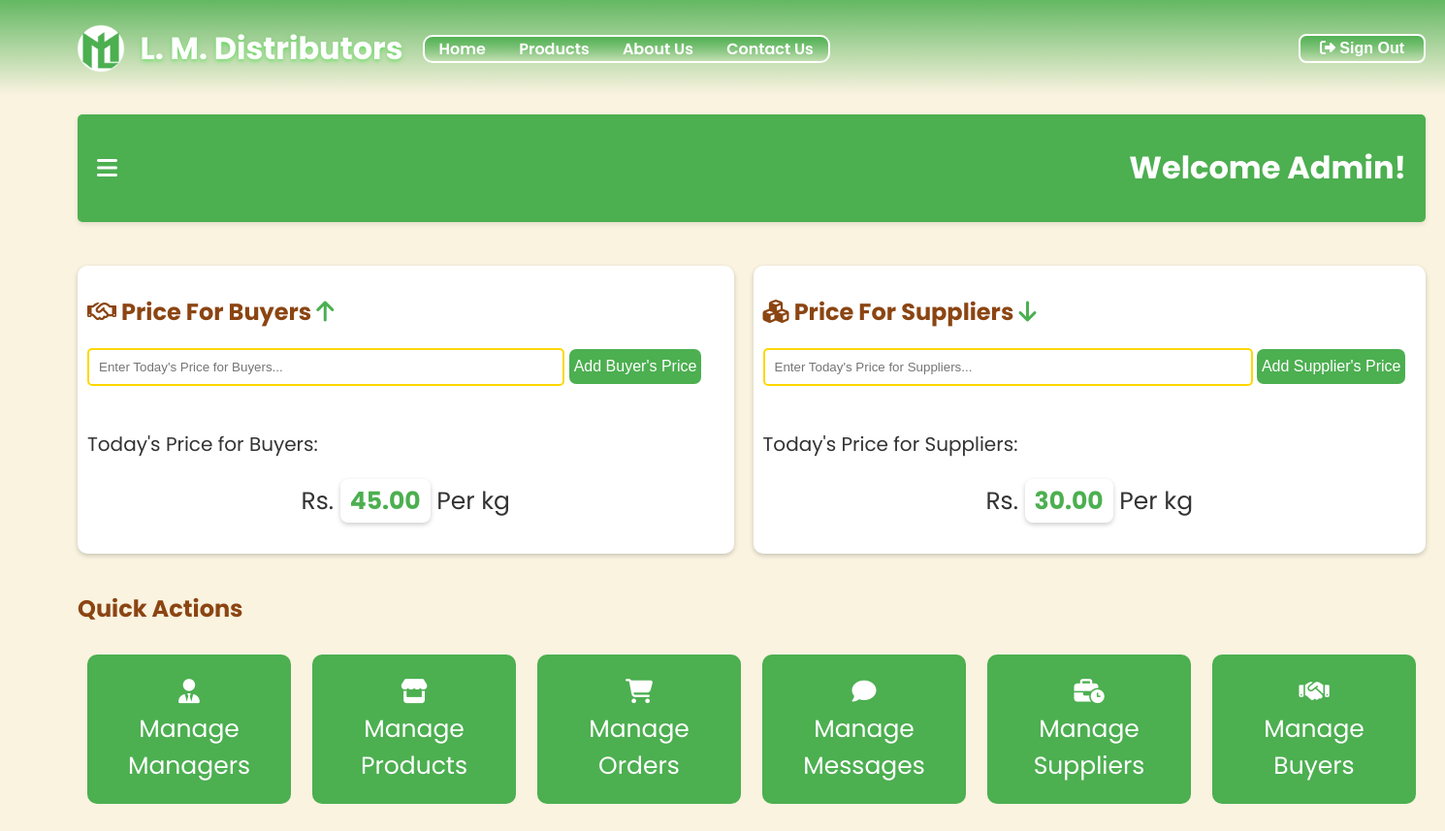
Before: /todayPrice.php (signed in) with the older database file.
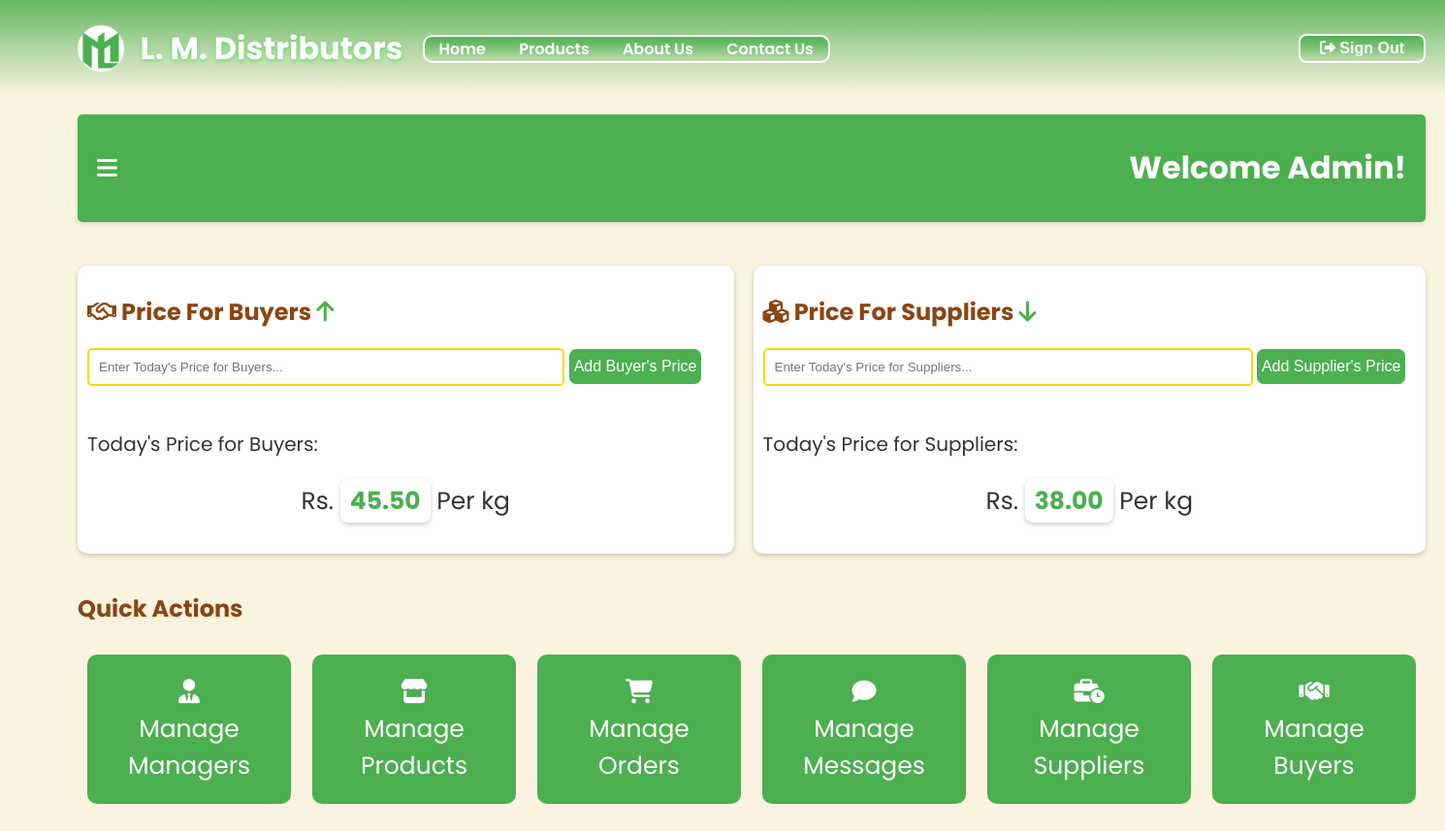
After: the same page with the newer database file.
### tables this page shows
CREATE TABLE `buyerprice` (
  `bPID` int(11) NOT NULL,
  `price` decimal(10,2) NOT NULL,
  `date` date DEFAULT NULL
);

CREATE TABLE `supplyerprice` (
  `sPID` int(11) NOT NULL,
  `price` decimal(10,2) NOT NULL,
  `date` date DEFAULT NULL
);

### todayPrice.php (the view, shortened to what this page needs)
<?php
include_once 'config.php';
if(!isset($_SESSION['user_fName'])) {
    header('Location: login.php');
    exit();
}
else {
    $dob = $_SESSION['user_dob'];
    $today = date('m-d');
    $birthday = date('m-d', strtotime($dob));
    if($today == $birthday) {
        $greeting = "Happy Birthday ".htmlspecialchars($_SESSION['user_fName']). "!";
    }
    else {
        $greeting = "Welcome ".htmlspecialchars($_SESSION['user_fName'])."!";
    }
    $sql = "SELECT price FROM buyerprice WHERE bPID = ?";
    $stmt = $conn->prepare($sql);
    $stmt->bind_param("i", $bPID);
    $stmt->execute();
    $result = $stmt->get_result();
    $buyerPrice = $result->fetch_assoc();
    $sql = "SELECT price FROM supplyerprice WHERE sPID = ?";
    $stmt = $conn->prepare($sql);
    $stmt->bind_param("i", $sPID);
    $stmt->execute();
    $result = $stmt->get_result();
    $supplierPrice = $result->fetch_assoc();
}
?>
<!DOCTYPE html>
<html lang="en">
<head>
    <link rel="stylesheet" href="./css/todayPrice.css">
    <link rel="stylesheet" href="https://cdnjs.cloudflare.com/ajax/libs/font-awesome/6.0.0-beta3/css/all.min.css">
</head>
<body>
    <?php include 'header.php'; ?>
    <div class="container">
        <div class="main-content">
            <div class="topbar">
                <i class="fas fa-bars" id="toggle-sidebar" title="Open Dashboard"></i>
                <h1><?php echo $greeting; ?></h1>
            </div>
            <div class="bodySeparation">
                <div class="toBuyers">
                    <h2><i class="fa-regular fa-handshake"></i> Price For Buyers  <i class="fa-solid fa-arrow-up"></i></h2>
                    <div class="inputCard">
                        <form action="todayPrice.php" method="POST">
                            <input type="number" min="0" step="0.01" id="buyerPrice" name="buyerPrice" placeholder="Enter Today's Price for Buyers..." required>
                            <button class="addBtn" id="buyerPriceBtn" name="buyerPriceBtn" type="submit" title="Add Price for Buyers">Add Buyer's Price</button>
                        </form>
                    </div>
                    <br>
                    <div class="displayCard">
                        <p class="priceLabel">Today's Price for Buyers:</p>
                        <div class="displayPrices"><p>Rs. <strong><?php echo $buyerPrice['price']; ?></strong> Per kg</p></div>
                    </div>
                </div>
                <div class="toSuppliers">
                    <h2><i class="fa-solid fa-cubes"></i> Price For Suppliers  <i class="fa-solid fa-arrow-down"></i></h2>
                    <div class="inputCard">
                        <form action="todayPrice.php" method="POST">
                            <input type="number" min="0" step="0.01" id="supplierPrice" name="supplierPrice" placeholder="Enter Today's Price for Suppliers..." required>
                            <button class="addBtn" id="supplierPriceBtn" name="supplierPriceBtn" type="submit" title="Add Price for Suppliers">Add Supplier's Price</button>
                        </form>
                    </div>
                    <br>
                    <div class="displayCard">
                        <p class="priceLabel">Today's Price for Suppliers:</p>
                        <div class="displayPrices"><p>Rs. <strong><?php echo $supplierPrice['price']; ?></strong> Per kg</p></div>
                    </div>
                </div>
            </div>
            <h2 class="quickH2">Quick Actions</h2>
            <div class="quick">
                <div class="card">
                    <a href="./manageManagers.php" title="Managers Management"><i class="fas fa-user-tie"></i><br>Manage Managers</a>
                </div>
                <div class="card">
                    <a href="./manageProducts.php" title="Products Management"><i class="fa-solid fa-store"></i><br>Manage Products</a>
                </div>
                <div class="card">
                    <a href="./manageOrders.php" title="Orders Management"><i class="fa-solid fa-cart-shopping"></i><br>Manage Orders</a>
                </div>
                <div class="card">
                    <a href="./manageMessages.php" title="Messages Management"><i class="fa-solid fa-comment"></i><br>Manage Messages</a>
                </div>
                <div class="card">
                    <a href="./supplyManagement.php" title="Suppliers Management"><i class="fa-solid fa-business-time"></i><br>Manage Suppliers</a>
                </div>
                <div class="card">
                    <a href="./buyersManagement.php" title="Buyers Management"><i class="fa-solid fa-handshake"></i><br>Manage Buyers</a>
                </div>
            </div>
        </div>
    </div>
</body>
</html>

Changed rows visible on the page:
changed buyerprice: price "45.00" → "45.50"
changed supplyerprice: price "30.00" → "38.00"
